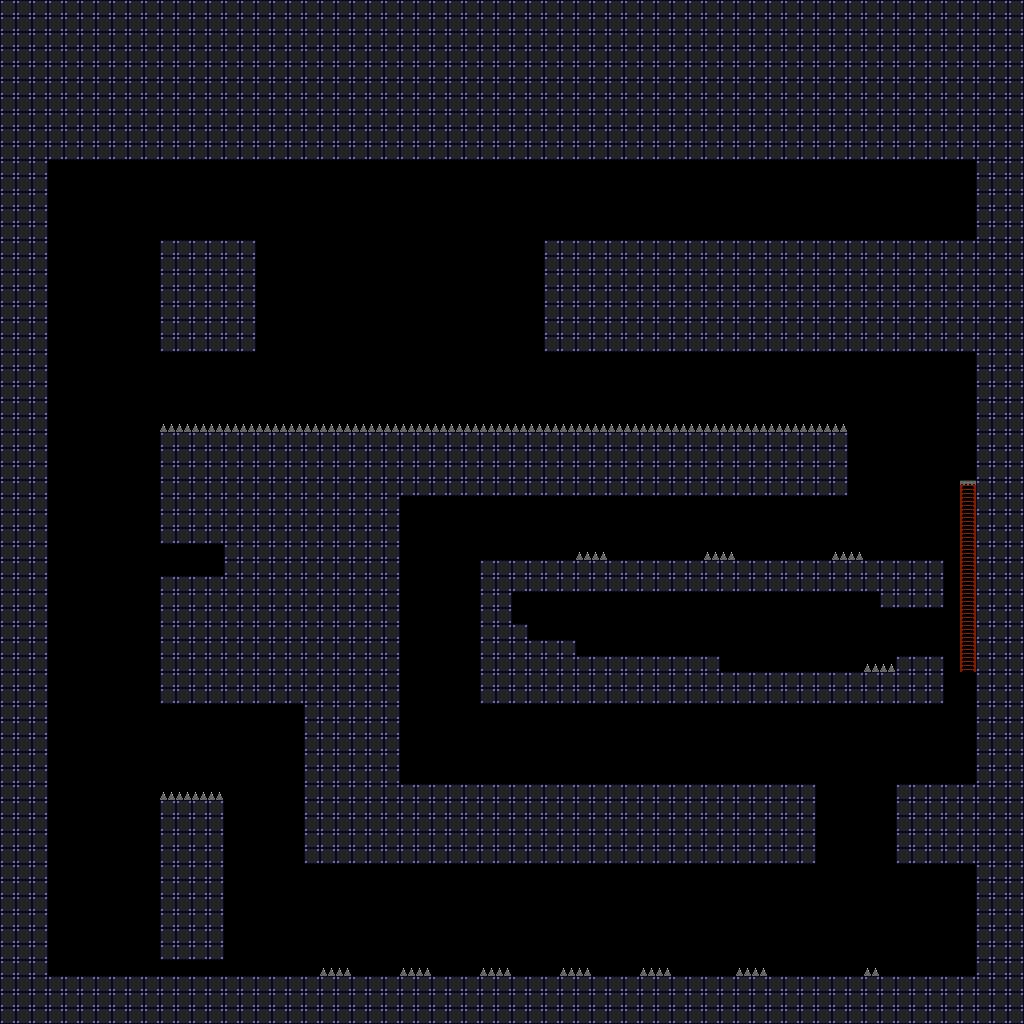

A 2D game scene composited from a Tiled map and its tileset images. What follows is a short description and the map's XML, with each tile layer's data collapsed to a summary:
An orthogonal 64x64 tile map with 16x16 px tiles, 5 tile layers (ladder, one_way_block, water, needle, ...).

<map version="1.10" tiledversion="1.12.2-2-geb83ddb9" orientation="orthogonal" renderorder="right-down" width="64" height="64" tilewidth="16" tileheight="16" infinite="0" nextlayerid="7" nextobjectid="1">
 <tileset firstgid="1" source="../../tileset/tileset_map_element.tsx" />
 <layer id="1" name="ladder" width="64" height="64">
  <data>[4096 cells, 12 non-empty, 1 distinct tile ids]</data>
 </layer>
 <layer id="6" name="one_way_block" width="64" height="64">
  <data>[4096 cells, 1 non-empty, 1 distinct tile ids]</data>
 </layer>
 <layer id="4" name="water" width="64" height="64">
  <data>[4096 cells, 0 non-empty, 0 distinct tile ids]</data>
 </layer>
 <layer id="3" name="needle" width="64" height="64">
  <data>[4096 cells, 83 non-empty, 2 distinct tile ids]</data>
 </layer>
 <layer id="5" name="block" width="64" height="64">
  <data>[4096 cells, 2134 non-empty, 1 distinct tile ids]</data>
 </layer>
</map>
